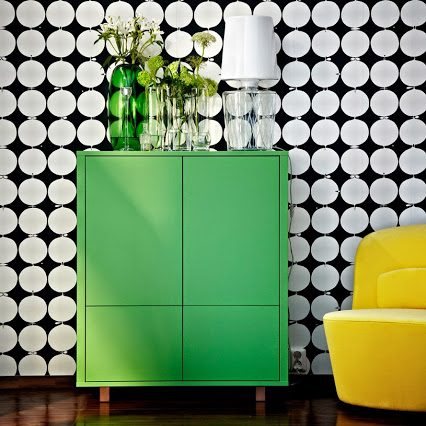
%> input picture Lab1/images/buffet.jpg, 426 x 426 px
$ octave --eval "exercise3;"   (GNU Octave 9; MATLAB toolbox functions it lacks are replaced by stand-ins)
%> lines starting %> are read from the running program, lines starting %| are printed output that depends on the picture
% MAI - CV
% Laboratory 1
% Exercise 3
% Deliverable by: Johannes Heidecke / Alejandro Suarez

function exercise3()
% read an image file:
I = imread('images/buffet.jpg');
%> I is the input picture: size 426x426x3 uint8; mean R, G, B 122.8, 145.7, 106.8

rescaleAndPlot(I);
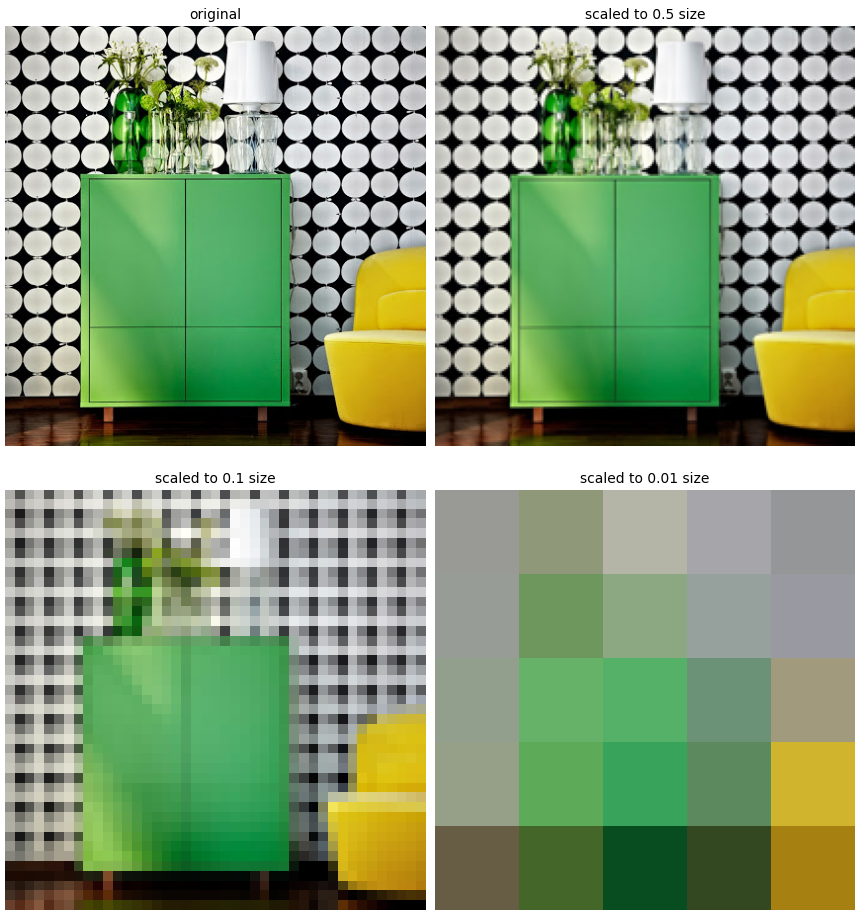
%> figure redrawn from the program's plot data, 4 panels
histogramComparison(I);
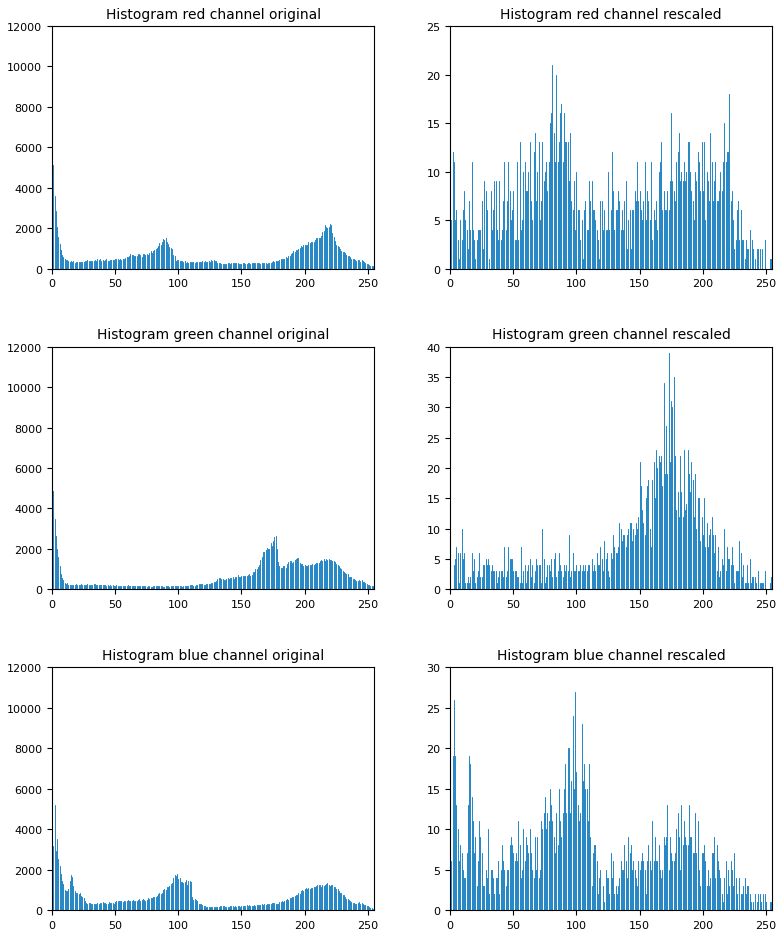
%> figure redrawn from the program's plot data, 6 panels; panel 1: highest point at x = 0, y = 11466; panel 2: highest point at x = 81, y = 21; panel 3: highest point at x = 0, y = 10522; panel 4: highest point at x = 173, y = 39
rescaleAndRestore(I);
applyFilters(I);

end

function rescaleAndPlot(I)
% show image after rescaling to smaller sizes:
figure;

subplot(2, 2, 1);
imshow(I);
title('original');

subplot(2, 2, 2);
imshow(imresize(I, 0.5));
title('scaled to 0.5 size');

subplot(2, 2, 3);
imshow(imresize(I, 0.1));
title('scaled to 0.1 size');

subplot(2, 2, 4);
imshow(imresize(I, 0.01));
title('scaled to 0.01 size');
end

function histogramComparison(I)
% compare histograms of original and rescaled image:
% for this example, using the 0.1 rescaled image
figure;

I_rescaled = imresize(I, 0.1);

subplot(3, 2, 1);
imhist(I(:, :, 1));
title('Histogram red channel original');

subplot(3, 2, 2);
imhist(I_rescaled(:, :, 1));
title('Histogram red channel rescaled');

subplot(3, 2, 3);
imhist(I(:, :, 2));
title('Histogram green channel original');

subplot(3, 2, 4);
imhist(I_rescaled(:, :, 2));
title('Histogram green channel rescaled');

subplot(3, 2, 5);
imhist(I(:, :, 3));
title('Histogram blue channel original');

subplot(3, 2, 6);
imhist(I_rescaled(:, :, 3));
title('Histogram blue channel rescaled');
end

function rescaleAndRestore(I)
% returning the rescaled image to the original size:
I_rescaled = imresize(I, 0.1);
I_restored = imresize(I_rescaled, 10);
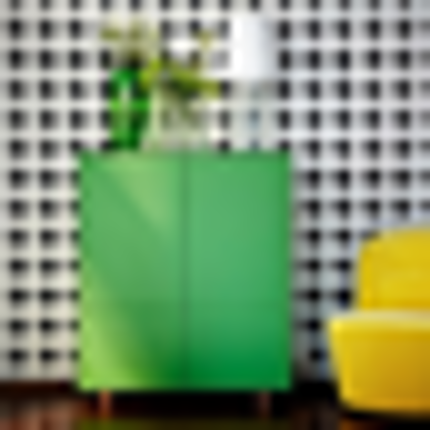
%> I_restored: size 430x430x3 uint8; mean R, G, B 123.1, 146, 107.1

figure;

subplot(2, 3, 1);
imshow(I);
title('Original image');

subplot(2, 3, 2);
imshow(I_rescaled);
title('Image rescaled to 0.1 size');

subplot(2, 3, 3);
imshow(I_restored);
title('0.1 image restored to original size');

s = size(I);
%> s = [426 426 3]
subplot(2, 3, 4);
imshow(I(1:round(s(1) * 0.1), 1:round(s(2) * 0.1), :));
title('Cut from original image');

s = size(I_rescaled);
%> s = [43 43 3]
subplot(2, 3, 5);
imshow(I_rescaled(1:round(s(1) * 0.1), 1:round(s(2) * 0.1), :));
title('Cut from rescaled to 0.1 size');

s = size(I_restored);
%> s = [430 430 3]
subplot(2, 3, 6);
imshow(I_restored(1:round(s(1) * 0.1), 1:round(s(2) * 0.1), :));
%> in exercise3, `rescaleAndRestore(I);`:
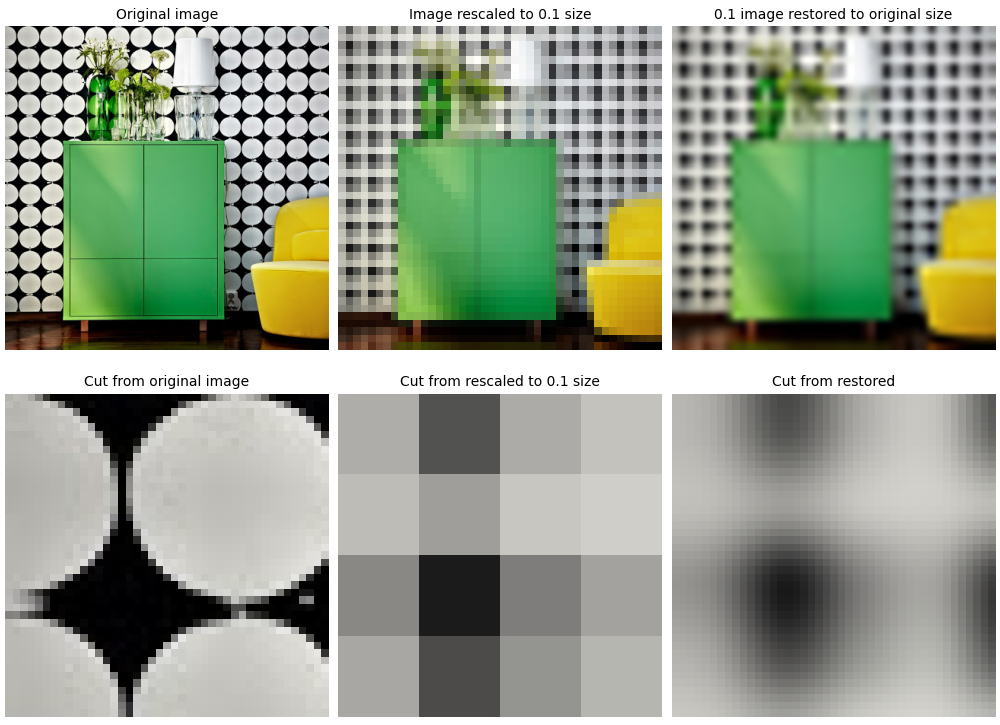
%> figure redrawn from the program's plot data, 6 panels
title('Cut from restored');
end

function applyFilters(I)

% apply different linear filters to the image

% unweighted moving average kernels in different sizes:
figure;
kernel = ones(3, 3);
kernel = 1/sum(sum(kernel)) * kernel;
I_filtered = imfilter(I, kernel);
subplot(2, 2, 1);
imshow(I_filtered);
title('Moving average 3x3');

kernel = ones(10, 10);
kernel = 1/sum(sum(kernel)) * kernel;
I_filtered = imfilter(I, kernel);
subplot(2, 2, 2);
imshow(I_filtered);
title('Moving average 10x10');

kernel = ones(50, 50);
kernel = 1/sum(sum(kernel)) * kernel;
I_filtered = imfilter(I, kernel);
subplot(2, 2, 3);
imshow(I_filtered);
title('Moving average 50x50');

kernel = ones(100, 100);
kernel = 1/sum(sum(kernel)) * kernel;
I_filtered = imfilter(I, kernel);
subplot(2, 2, 4);
imshow(I_filtered);
title('Moving average 100x100');

% unweighted moving averages horizontally and vertically:
figure;
kernel = ones(1, 50);
kernel = 1/sum(sum(kernel)) * kernel;
I_filtered = imfilter(I, kernel);
subplot(1, 2, 1);
imshow(I_filtered);
title('Moving average 1x50');

kernel = ones(50, 1);
kernel = 1/sum(sum(kernel)) * kernel;
I_filtered = imfilter(I, kernel);
subplot(1, 2, 2);
imshow(I_filtered);
title('Moving average 50x1');

% unweighted vs. weighted moving average:
figure;
subplot(1, 3, 1);
imshow(I);
title('Original');

kernel = [1, 2, 4, 8, 16, 32, 16, 8, 4, 2, 1];
kernel = 1/sum(sum(kernel)) * kernel;
I_filtered = imfilter(I, kernel);
subplot(1, 3, 2);
imshow(I_filtered);
title('Weighted moving average 10x1');

kernel = ones(1, 10);
kernel = 1/sum(sum(kernel)) * kernel;
I_filtered = imfilter(I, kernel);
subplot(1, 3, 3 );
imshow(I_filtered);
title('Unweighted moving average 10x1');

% compare differently sized gaussian kernels
figure;
kernel = fspecial('gaussian', 10, 5);
I_filtered = imfilter(I, kernel);
subplot(1,2,1);
imshow(I_filtered);
title('Gaussian filter with area 10x10 and sigma 5')

kernel = fspecial('gaussian', 30, 5);
I_filtered = imfilter(I, kernel);
subplot(1,2,2);
imshow(I_filtered);
title('Gaussian filter with area 30x30 and sigma 5')

% compare gaussian kernels with different sigmas
figure;
kernel = fspecial('gaussian', 30, 2);
I_filtered = imfilter(I, kernel);
subplot(1,2,1);
imshow(I_filtered);
title('Gaussian filter with area 30x30 and sigma 2')

kernel = fspecial('gaussian', 30, 5);
I_filtered = imfilter(I, kernel);
subplot(1,2,2);
imshow(I_filtered);
title('Gaussian filter with area 30x30 and sigma 5')

% show importance of normalizing the kernel:
figure;
kernel = ones(1, 10);
kernel = 1/sum(sum(kernel)) * kernel;
I_filtered = imfilter(I, kernel);
subplot(1, 2, 1);
imshow(I_filtered);
title('Normalized moving average 1x10');

kernel = ones(1, 10);
I_filtered = imfilter(I, kernel);
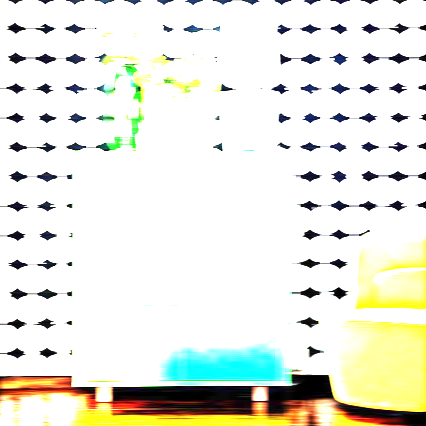
%> I_filtered: size 426x426x3 uint8; mean R, G, B 231.6, 233.6, 222.5
subplot(1, 2, 2);
imshow(I_filtered);
title('Unnormalized moving average 1x10');

% apply filters more than once
figure;
kernel = ones(10, 10);
kernel = 1/sum(sum(kernel)) * kernel;
I_filtered = imfilter(I, kernel);
subplot(1, 3, 1);
imshow(I_filtered);
title('Moving average 10x10, applied one time');

I_filtered = imfilter(I_filtered, kernel);
subplot(1, 3, 2);
imshow(I_filtered);
title('Moving average 10x10, applied two times');

for n = 3:10
    I_filtered = imfilter(I_filtered, kernel);
end
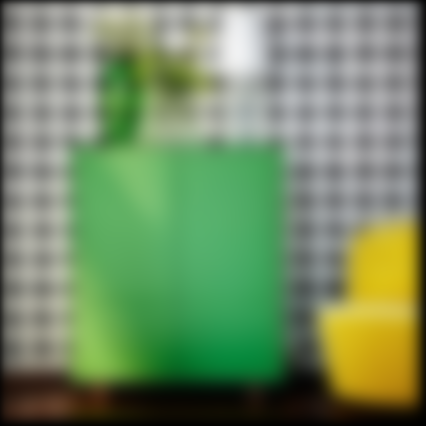
%> I_filtered: size 426x426x3 uint8; mean R, G, B 115, 138.1, 100.1
subplot(1, 3, 3);
imshow(I_filtered);
title('Moving average 10x10, applied five times');


% show differences beteen original and smoothed
figure;
subplot(1,3,1);
imshow(I);
title('Original image');

kernel = fspecial('gaussian', 30, 5);
I_filtered = imfilter(I, kernel);
subplot(1,3,2);
imshow(I_filtered);
title('Filtered with gaussian of area 30 and sigma 5');

subplot(1,3,3);
imshow(imabsdiff(I, I_filtered));
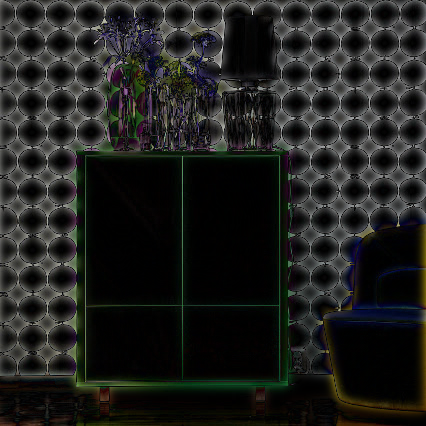
%> displayed picture: size 426x426x3, on the screen's scale of 0 to 255; mean R, G, B 32.4, 33.1, 31
title('Absolute difference between original and filtered image');
end

$ run again, with Lab1/images/bbc-hero-en.jpg copied over Lab1/images/buffet.jpg
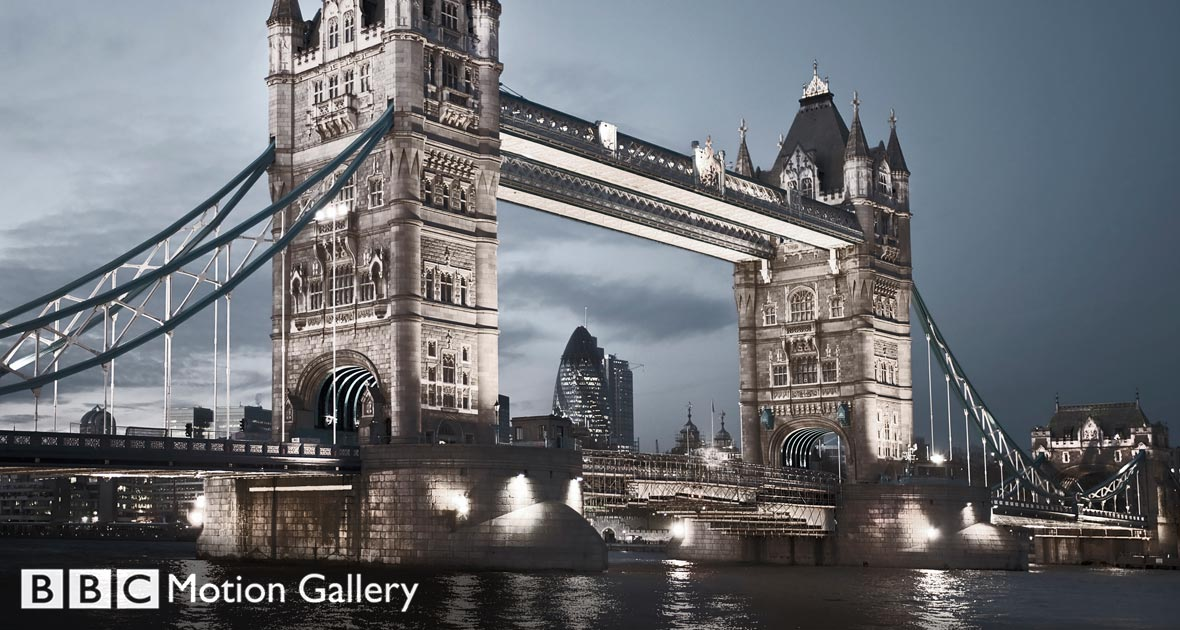
%> input picture Lab1/images/bbc-hero-en.jpg, 1180 x 630 px
%> in exercise3, I is the input picture: size 630x1180x3 uint8; mean R, G, B 107.7, 110.1, 114.7
%> after the loop in applyFilters, `for n = 3:10`:
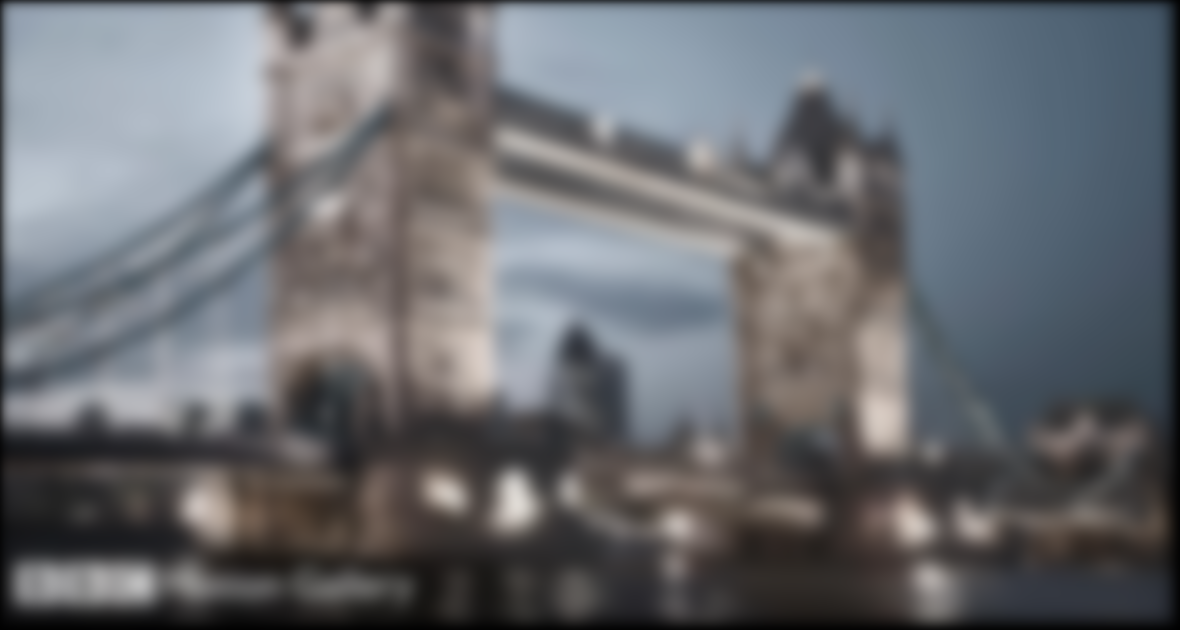
%> I_filtered: size 630x1180x3 uint8; mean R, G, B 104.8, 106.9, 111.3
%> in applyFilters, `imshow(imabsdiff(I, I_filtered));`:
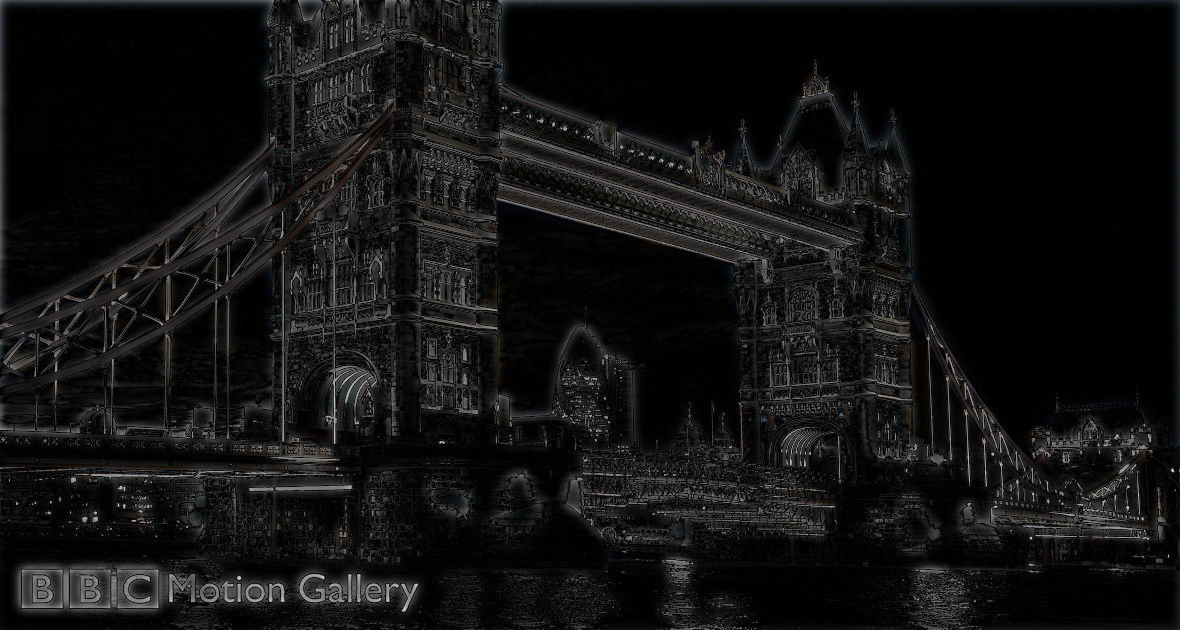
%> displayed picture: size 630x1180x3, on the screen's scale of 0 to 255; mean R, G, B 18.2, 18, 18

$ run again, with Lab1/images/clooney.jpg copied over Lab1/images/buffet.jpg
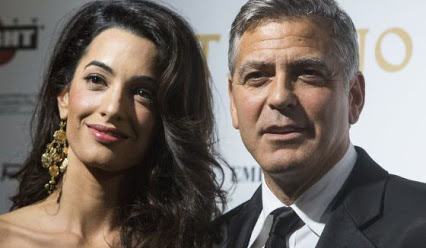
%> input picture Lab1/images/clooney.jpg, 426 x 248 px
%> in exercise3, I is the input picture: size 248x426x3 uint8; mean R, G, B 116.7, 107.6, 101.2
%> after the loop in applyFilters, `for n = 3:10`:
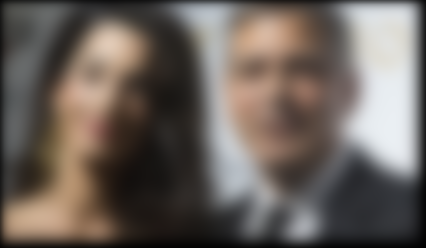
%> I_filtered: size 248x426x3 uint8; mean R, G, B 107.1, 98.1, 91.9
%> in applyFilters, `imshow(imabsdiff(I, I_filtered));`:
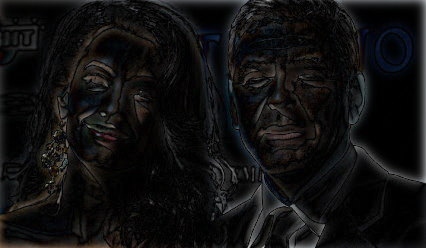
%> displayed picture: size 248x426x3, on the screen's scale of 0 to 255; mean R, G, B 16.7, 16.3, 16.3
